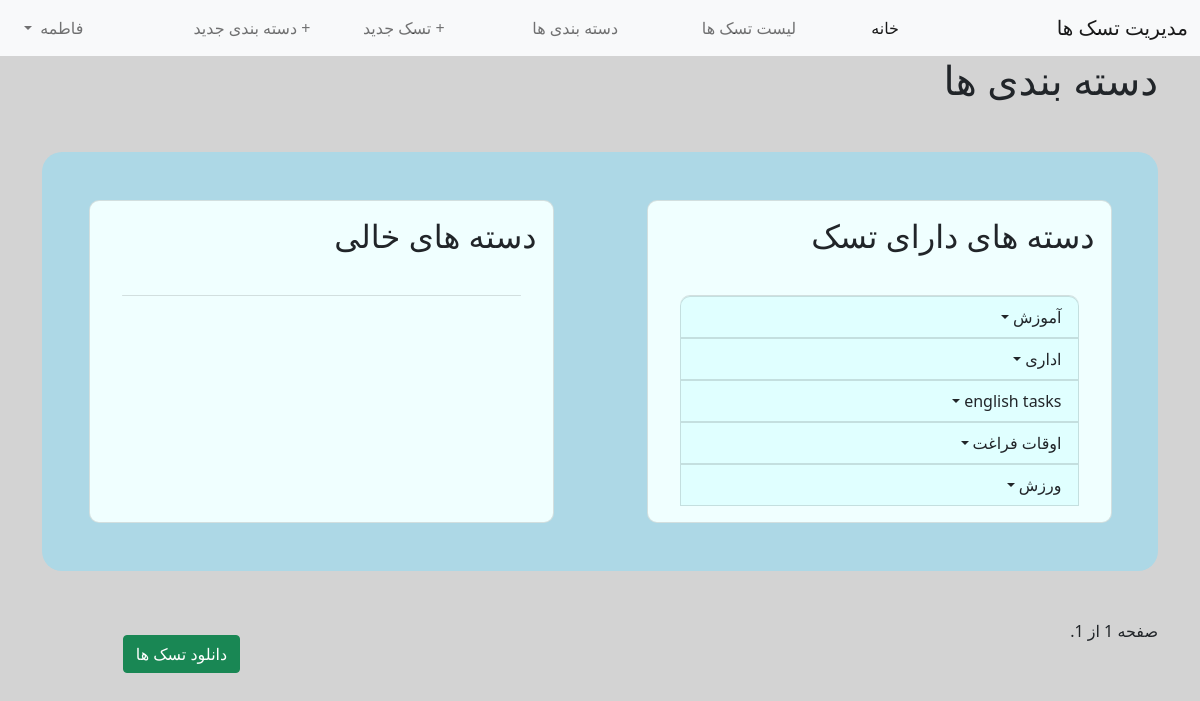
The app's page /todo/categories/ (signed in) with its own data.
### accounts/models.py (models this page shows)
class CustomUser(AbstractUser):
    phone = models.CharField(max_length=21, blank=True, null=True)
    age = models.PositiveIntegerField(null=True, blank=True)

### todos/models.py (models this page shows, shortened)
class Category(models.Model):
    name = models.CharField(max_length=100)
    user = models.ForeignKey(get_user_model(), on_delete=models.CASCADE, related_name='user_categories')
    objects = CategoryManager()
    class Meta:
        constraints = [
            models.UniqueConstraint(fields=['name', 'user'], name='unique_group')
        ]

### todos/views.py (the view)
# urls.py: path('categories/', CategoryListView.as_view(), name='categories'),
class CategoryListView(LoginRequiredMixin, ListView):
    model = Category
    template_name = 'tasks/category_list.html'
    paginate_by = 20
    def get_queryset(self):
        return Category.objects.filter(user=self.request.user)
    def get_context_data(self, **kwargs):
        context = super(CategoryListView, self).get_context_data(**kwargs)
        try:
            context['empty_categories'] = Category.objects.empty_categories().filter(user=self.request.user)
            context['full_categories'] = Category.objects.full_categories().filter(user=self.request.user)
        except Category.DoesNotExist:
            context['empty_categories'] = None
            context['full_categories'] = None
        return context

### todos/managers.py (called while the page is built)
    def empty_categories(self):
        return self.filter(cat_tasks__isnull=True)

    def full_categories(self):
        return self.exclude(cat_tasks__isnull=True)

### templates/tasks/category_list.html (shortened to what this page needs)
{% extends 'base.html' %}
{% block content %}
    <div class="container">
        <h1>دسته بندی ها</h1>
        <div class="container my-5" style="background-color: lightblue; border-radius: 20px;">
            <div class="row justify-content-around align-self-center">
                <div class="card px-3 my-5 col-5" style="background-color: azure;border-radius: 10px;">
                    <h2 class="py-3">دسته های دارای تسک</h2>
                    <ul class="list-group m-3" style="border-radius: 10px;">
                        {% for obj in full_categories %}
                            <a href="{% url 'category_tasks_list' obj.pk %}" class="list-group-item list-group-item-action dropdown-toggle" role="button" id="dropdownMenuLink" data-bs-toggle="dropdown" aria-expanded="false" style="background-color: lightcyan" aria-current="true">{{ obj.name }}</a>
                        {% endfor %}
                    </ul>
                </div>
                <div class="card px-3 my-5 col-5" style="background-color: azure;border-radius: 10px;">
                    <h2 class="py-3">دسته های خالی</h2>
                    <ul class="list-group m-3" style="border-radius: 10px;">
                    </ul>
                </div>
            </div>
        </div>
        <div class="container">
               <div class="row justify-content-between text-center d-flex justify-self-center">
                    <div class="col-6 pagination">
                        <span class="step-links">
                            <span class="current">
                                صفحه {{ page_obj.number }} از {{ page_obj.paginator.num_pages }}.
                            </span>
                        </span>
                    </div>
                    <div class="col-3">
                        <a href="{% url 'tasks_json' %}" class="btn btn-success m-3" role="button" download>دانلود تسک ها</a>
                    </div>
               </div>
            </div>
    </div>
{% endblock %}

### templates/base.html (shortened to what this page needs)
<!doctype html>
<html lang="fa" dir="rtl">
  <head>
  {% load admin_urls %}
    <link rel="stylesheet" href="https://cdn.jsdelivr.net/npm/bootstrap@5.0.2/dist/css/bootstrap.rtl.min.css">
  </head>
  <body style="background-color:lightgray">
    <nav class="navbar navbar-expand-lg navbar-light bg-light sticky-top">
      <div class="container-fluid">
        <a class="navbar-brand" href="{% url 'home' %}">مدیریت تسک ها</a>
        <div class="collapse navbar-collapse" id="navbarSupportedContent">
            {% if user.is_authenticated %}
                <div class="container mr-1 ml-5">
                  <ul class="navbar-nav me-auto mb-2 mb-lg-0 row justify-content-end justify-self-end text-end">
                        <li class="nav-item col px-0 mx-0">
                          <a class="nav-link active px-0 mx-0" aria-current="page" href="{% url 'home' %}">خانه</a>
                        </li>
                        <li class="nav-item col px-0 mx-0">
                          <a class="nav-link px-0 mx-0" href="{% url 'task_list' %}">لیست تسک ها</a>
                        </li>
                        <li class="nav-item col px-0 mx-0">
                            <a class="nav-link px-0 mx-0" href="{% url 'categories' %}">دسته بندی ها </a>
                        </li>
                        <li class="nav-item col px-0 mx-0">
                            <a class="nav-link px-0 mx-0" href="{% url 'task_create' %}">+ تسک جدید</a>
                        </li>
                        <li class="nav-item col px-0 mx-0">
                            <a class="nav-link px-0 mx-0" href="{% url 'ctg_create' %}">+ دسته بندی جدید</a>
                        </li>
                        <li class="nav-item dropdown col px-0 mx-0">
                        <a class="nav-link dropdown-toggle px-0 mx-0" href="#" id="navbarDropdown" role="button" data-bs-toggle="dropdown" aria-expanded="false">
                            {{ user.username }}
                        </a>
                    </li>
                  </ul>
                </div>
            {% endif %}
        </div>
      </div>
    </nav>
    {% block content %}{% endblock %}
  </body>
</html>

### records on screen
CustomUser: username "فاطمه"
Category: name "آموزش"
Category: name "اداری"
Category: name "english tasks"
Category: name "اوقات فراغت"
Category: name "ورزش"

### other values on screen
{{ page_obj.paginator.num_pages }} "1"
